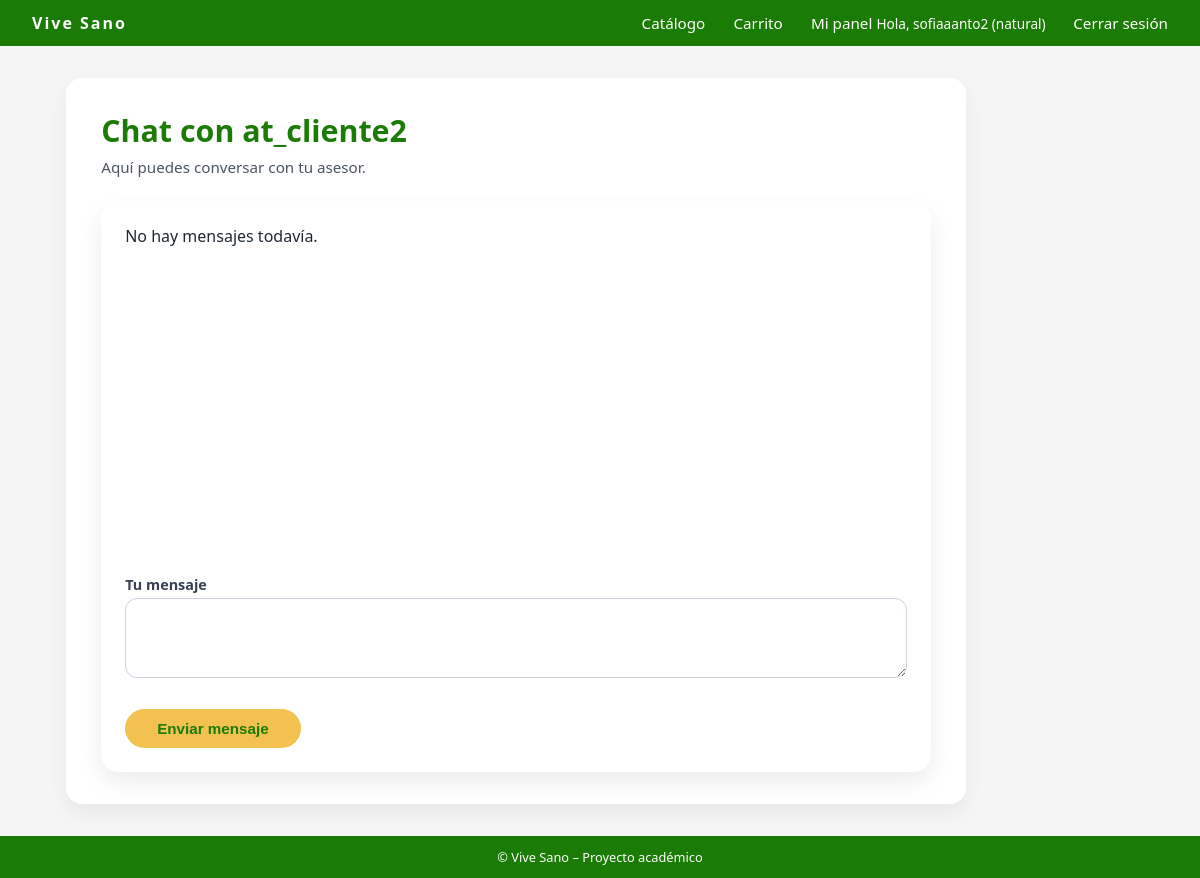
The page /mensajeria/chat/ (signed in) on the database as committed earlier.
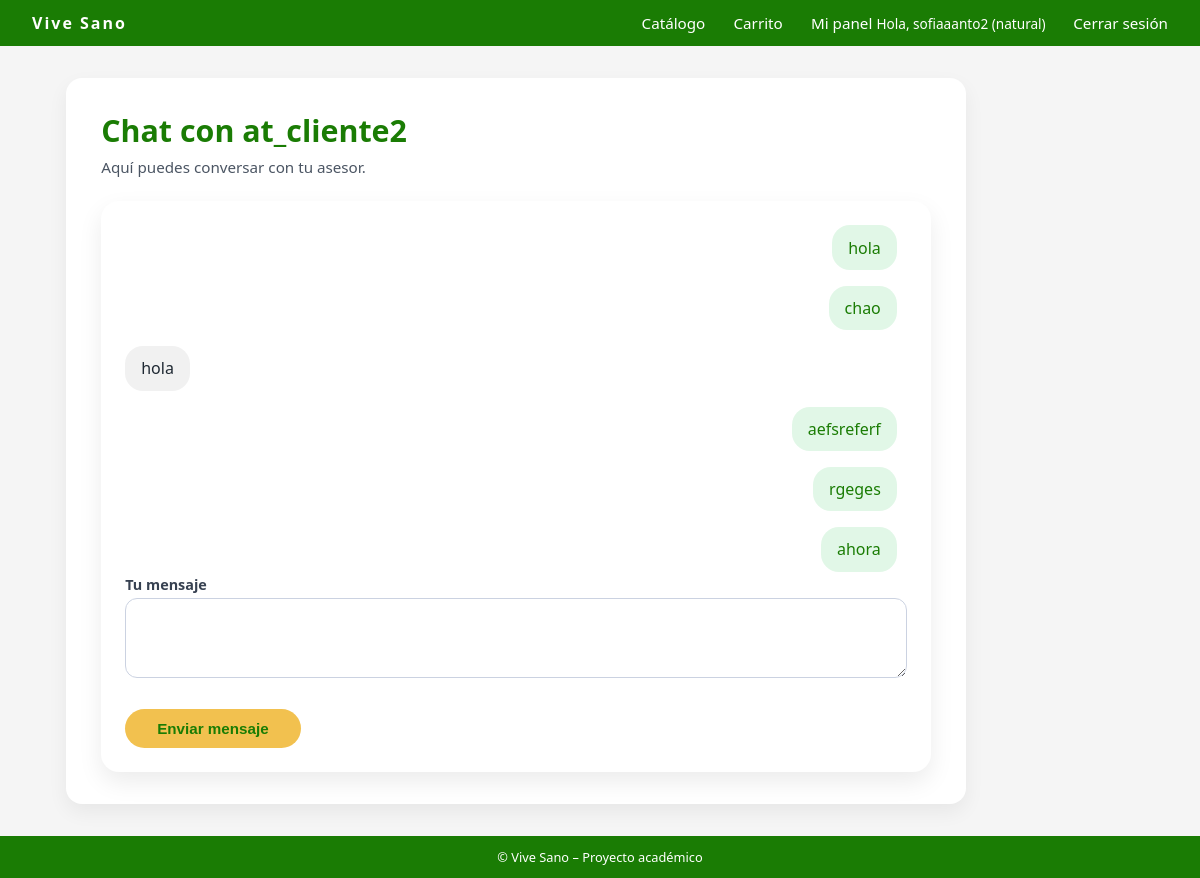
The same page on the database as committed later.
### mensajeria/models.py (models this page shows, shortened)
class Message(models.Model):
    sender = models.ForeignKey(
        settings.AUTH_USER_MODEL,
        on_delete=models.CASCADE,
        related_name='sent_messages'
    )
    receiver = models.ForeignKey(
        settings.AUTH_USER_MODEL,
        on_delete=models.CASCADE,
        related_name='received_messages'
    )
    content = models.TextField()
    timestamp = models.DateTimeField(auto_now_add=True)
    is_read = models.BooleanField(default=False)
    class Meta:
        ordering = ['timestamp']

### mensajeria/views.py (the view, shortened to what this page needs)
# urls.py: path('chat/', views.chat, name='chat_default'),
def chat(request, user_id=None):
    user = request.user
    if user.tipo_cliente != "atencion_cliente" and user_id is None:
        soporte = obtener_agente_soporte()
        if not soporte:
            return render(request, "mensajeria/chat.html", {
                "error": "No hay agentes de soporte disponibles."
            })
        other_user = soporte
    elif user.tipo_cliente == "atencion_cliente" and user_id is None:
        return redirect("mensajeria:soporte_conversaciones")
    else:
        other_user = get_object_or_404(User, id=user_id)
    mensajes = Message.objects.filter(
        Q(sender=user, receiver=other_user) |
        Q(sender=other_user, receiver=user)
    ).order_by("timestamp")
    mensajes.filter(receiver=user).update(is_read=True)
    return render(request, "mensajeria/chat.html", {
        "mensajes": mensajes,
        "other_user": other_user
    })

### mensajeria/views.py (called while the page is built)
def obtener_agente_soporte():
    return User.objects.filter(tipo_cliente="atencion_cliente").first()

### mensajeria/templates/mensajeria/chat.html (shortened to what this page needs)
{% extends "core/base.html" %}
{% load static %}
{% block content %}
<div class="container">
    <div class="dashboard-card">
        <h1 class="dashboard-title">Chat con {{ other_user.username }}</h1>
        <p class="dashboard-welcome">
            Aquí puedes conversar con tu asesor.
        </p>
        <div class="card" style="margin-top: 1.5rem; padding: 1.5rem;">
            <div id="chat-box"
                style="
                    height: 350px;
                    overflow-y: auto;
                    padding-right: 10px;
                    display: flex;
                    flex-direction: column;
                    gap: 1rem;
                ">
                {% for msg in mensajes %}
                    {% if msg.sender.id == user.id %}
                        <div style="
                            align-self: flex-end;
                            background: #e1f7e7;
                            color: hsl(109, 94%, 25%);
                            padding: 0.7rem 1rem;
                            max-width: 75%;
                            border-radius: 18px;
                        ">
                            {{ msg.content }}
                        </div>
                    {% else %}
                        <div style="
                            align-self: flex-start;
                            background: #f1f1f1;
                            color: #1f2933;
                            padding: 0.7rem 1rem;
                            max-width: 75%;
                            border-radius: 18px;
                        ">
                            {{ msg.content }}
                        </div>
                    {% endif %}
                {% empty %}
                    <p>No hay mensajes todavía.</p>
                {% endfor %}
            </div>
            <form method="POST" action="{% url 'mensajeria:chat' other_user.id %}">
                <div class="form-group">
                    <label class="form-label">Tu mensaje</label>
                    <textarea name="content"
                        style="
                            width: 100%;
                            min-height: 80px;
                            padding: 0.7rem 0.9rem;
                            border-radius: 12px;
                            border: 1px solid #cbd2e1;
                            font-size: 0.9rem;
                            resize: vertical;
                        "
                        required></textarea>
                </div>
                <button type="submit" class="btn btn-primary" style="margin-top: 0.6rem;">
                    Enviar mensaje
                </button>
            </form>
        </div>
    </div>
</div>
{% endblock %}

Rows that differ between the two databases and show on the page:
added Message: content "hola"
added Message: content "chao"
added Message: content "hola"
added Message: content "aefsreferf"
added Message: content "rgeges"
added Message: content "ahora"
Other text that changed with them:
text no longer shown: "No hay mensajes todavía."
